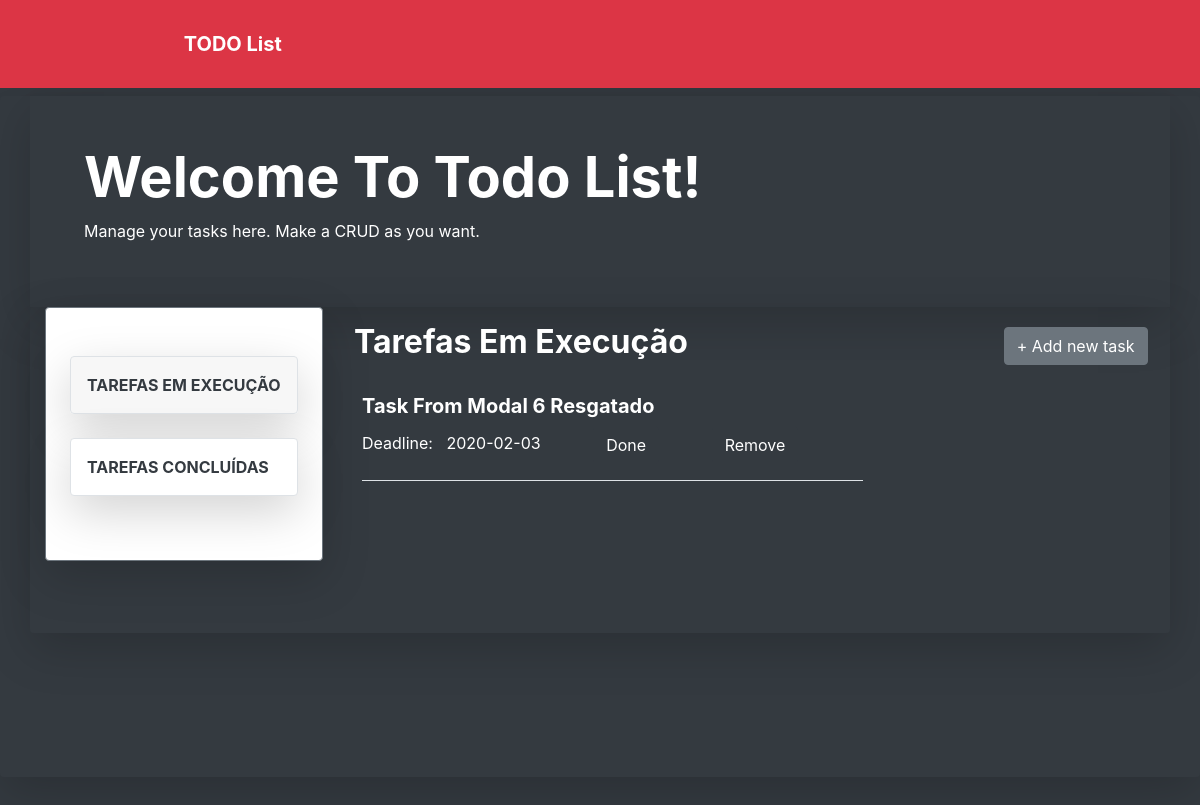
Page /task_doing on the earlier database version.
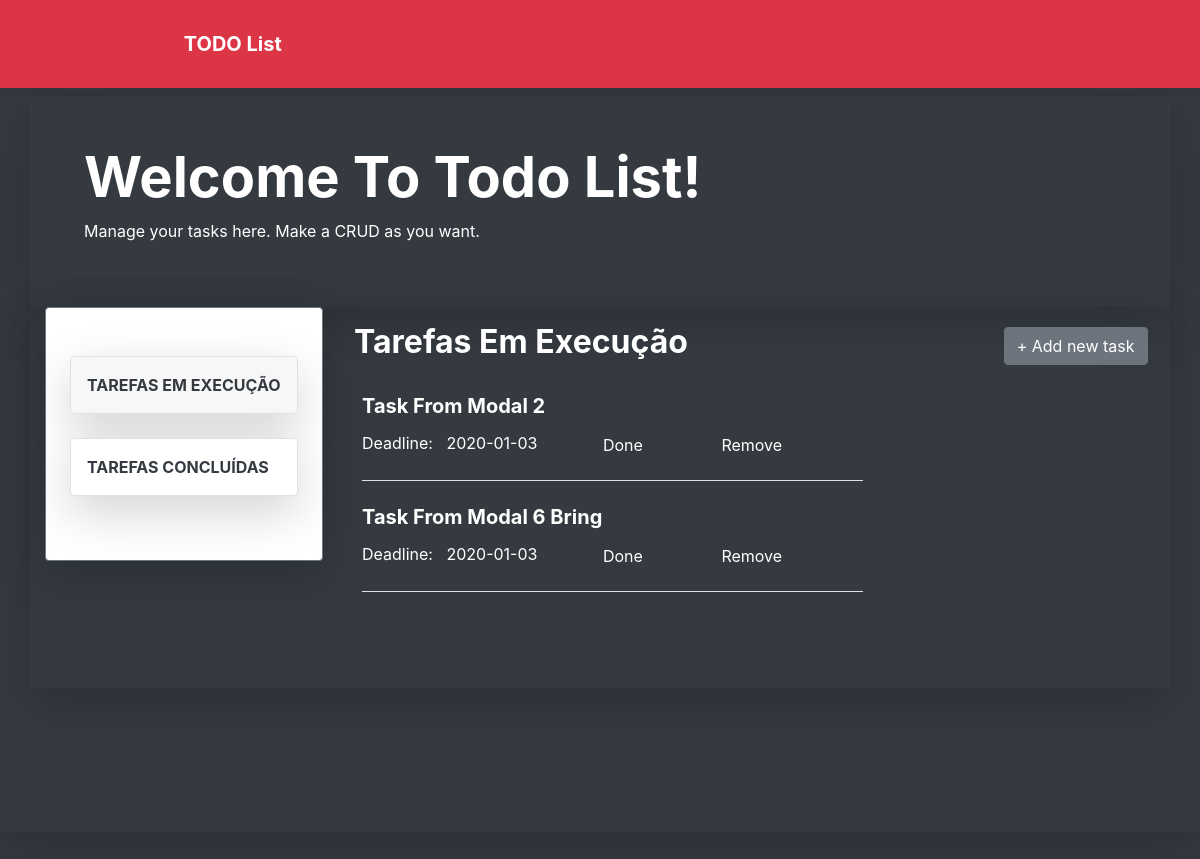
Same page on the later database version.
### app/models/tables.py (models this page shows, shortened)
class Task(db.Model):
    __tablename__ = 'tasks'
    id = db.Column(db.Integer, primary_key=True)
    task_name = db.Column(db.String)
    description = db.Column(db.Text)
    start_date = db.Column(
        db.String,
        server_default=db.func.now(),
        nullable=False
    )
    done_status = db.Column(db.Boolean, default=False)
    deadline = db.Column(db.String, nullable=True)
    user_id = db.Column(db.Integer, db.ForeignKey('users.id'))
    task_owner = db.relationship('User', foreign_keys=user_id)

### app/controllers/default.py (the view)
@app.route('/task_doing', methods=['GET', 'POST'])
def task_doing():
    task_form = TaskForm()
    tasks = Task.query.all()
    return render_template(
        'task_doing.html',
        tasks=tasks,
        task_form=task_form
    )

### app/templates/task_doing.html (shortened to what this page needs)
{% extends 'base-dashboard.html' %}
{% block content %}
<main role="main" class="shadow-lg bg-dark rounded">
    <div class="shadow-lg container bg-dark text-white py-5">
        <div class="container ml-4">
           <h1 class="display-4 font-weight-bolder text-capitalize">Welcome to todo list!</h1>
           <p>Manage your tasks here. Make a CRUD as you want.</p>
        </div>
    </div>
    <div class="shadow-lg container  w-100 row mx-auto rounded">
        <div class="shadow-lg w-25 row border border-secondary py-5 mb-auto ml-0 bg-white rounded">
            <div class="list-group rounded mx-auto my-auto">
                <a id="active_doing" class="shadow-lg border list-group-item list-group-item-action text-dark font-weight-bolder text-uppercase p-3 mb-4 rounded" href="{{ url_for('task_doing') }}">tarefas em execução</a>
                <a class="shadow-lg border list-group-item list-group-item-action text-dark font-weight-bolder text-uppercase p-3 mb-3 rounded"  href="{{ url_for('task_done') }}">tarefas concluídas</a>
            </div>
        </div>
        <div class="w-75 mx-auto">
            <div id="btn-add" class="text-white font-weight-bold">
                <button type="button" class="btn btn-secondary" data-toggle="modal" data-target="#myModal">
                    &plus; Add new task
                </button>
            </div>
            <div id="all-task" class=" row col col-sm-8 col-md-8 col-lg-8 col-xl-8 text-white text-capitalize ml-2">
                <h2 class="display-7 text-white text-capitalize font-weight-bolder mb-3 p-3">Tarefas em execução</h2>
                {% for t in tasks[::-1] %}
                    {% if t.done_status == False and t.deadline != None %}
                        <div class="ml-4 text-white text-capitalize w-100 border-bottom mb-4">
                            <a title="Click to update this task" class="text-decoration-none text-white" href="{{ url_for('task_pre_update', task_id=t.id) }}">
                                <h5><strong>{{ t.task_name }}</strong></h5>
                            </a>
                            <p class="d-inline">Deadline: &nbsp; {{ t.deadline }}
                              <form method="POST" action="{{ url_for('task_done') }}" class="d-inline ml-5" >
                                <button type="submit" class="btn btn-dark">Done</button>
                              </form>
                              <form method="POST" action="{{ url_for('task_delete') }}" class="d-inline ml-5" >
                                <button type="submit" class="btn btn-dark">Remove</button>
                              </form>
                            </p>
                        </div>
                    {% endif %}
                {% endfor %}
            </div>
        </div>
        <div class="container">
        </div>
        <br><br><br>
    </div>
    <br><br><br>
    <br><br><br>
</main>
{% endblock %}

### app/templates/base-dashboard.html (shortened to what this page needs)
<!doctype html>
<html lang="pt-br">
<head>
    <link
        href="{{ url_for('static', filename='css/bootstrap.min.css') }}"
        rel="stylesheet"
>
    <link href="{{ url_for('static', filename='css/mystyle.css') }}"
        rel="stylesheet" >
</head>
<body class="my-0 mx-auto py-0 bg-dark">
    <nav class="navbar navbar-expand-md fixed-top bg-danger ">
      <div class="container mx-auto py-3">
        <a class="navbar-brand w-75 mx-auto text-decoration-none text-white font-weight-bolder " href="#">TODO List</a>
      </div>
    </nav><br><br><br><br>
    {% block content %}
    {% endblock %}
    <br><br><br>
    <br><br><br>
</body>
</html>

### app/static/css/mystyle.css (style rules this page uses)
div#btn-add { position: relative; float: right; margin: 20px auto; }
a#active_doing { background-color: rgb(240, 240, 240, 0.5); color: #ffffff; }

Differences in the rows shown:
removed Task: task_name "Task From Modal 6 Resgatado", deadline "2020-02-03"
added Task: task_name "Task From Modal 2", deadline "2020-01-03"
now on this page (row edited): Task: task_name "Task From Modal 6 Bring", deadline "2020-01-03"
